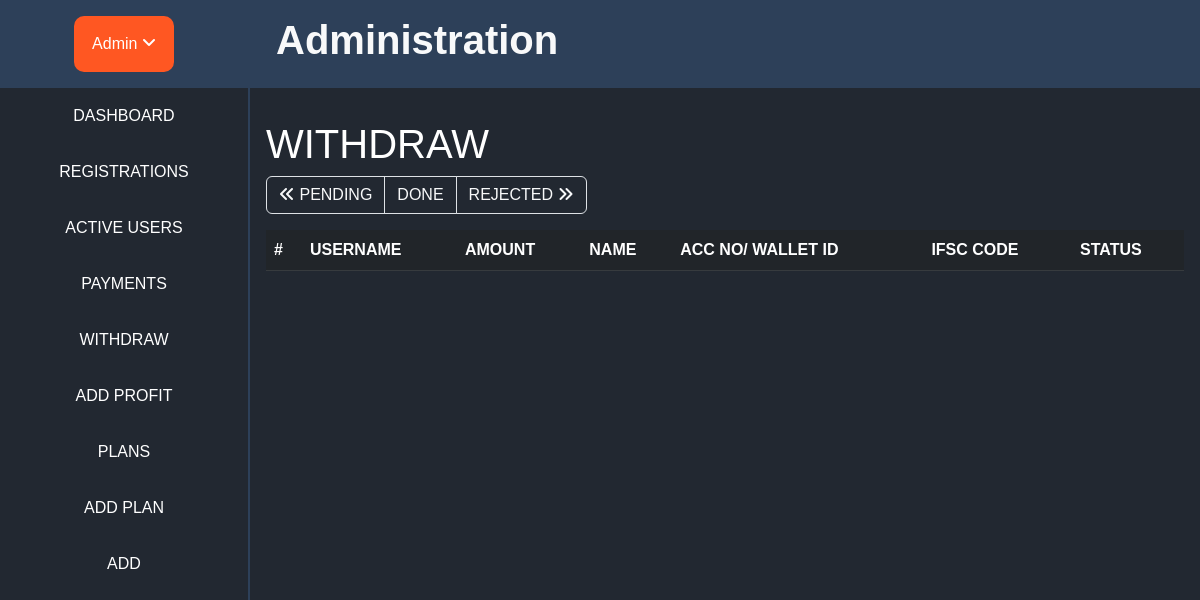
/moderator/withdraw/done (signed in), run on an earlier commit of the app's database.
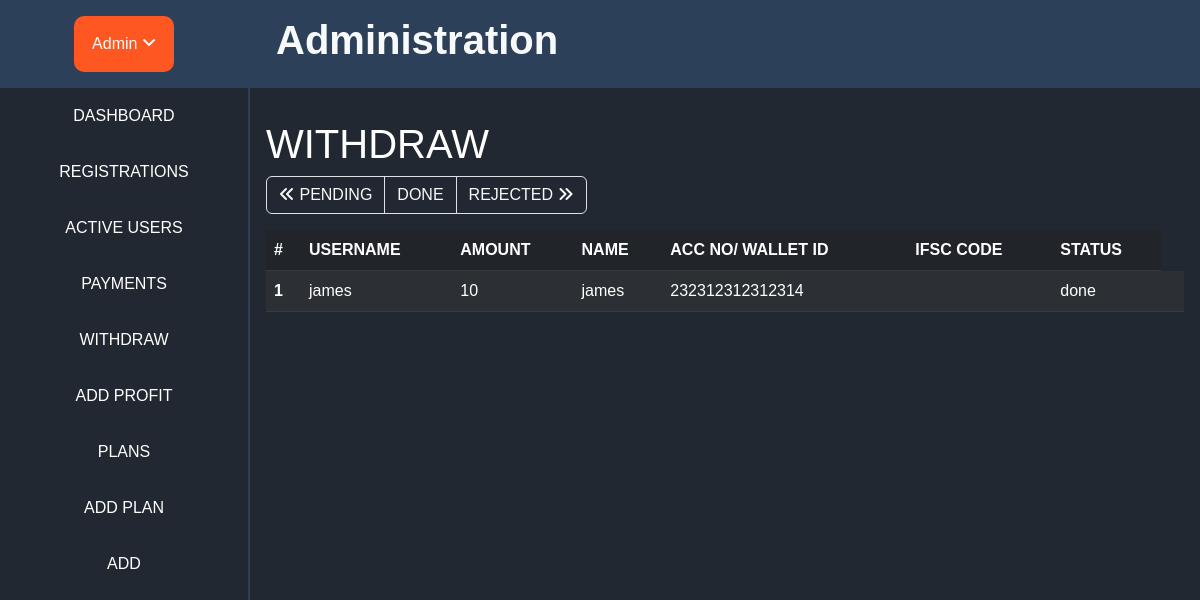
And on a later commit of the database.
### home/models.py (models this page shows)
class Withdraw(models.Model):
    user = models.ForeignKey(User, on_delete=models.CASCADE)
    withdraw_amount = models.CharField(max_length=100)
    account_name = models.CharField(max_length=100)
    account_no = models.CharField(max_length=100, null=True)
    wallet_id = models.CharField(max_length=100, null=True)
    ifsc_code = models.CharField(max_length=100, null=True)
    withdraw_status = models.CharField(max_length=100)

### home/views.py (the view, shortened to what this page needs)
# urls.py: path('moderator/withdraw/<str:status>', login_required(views.ModWithdraw_view.as_view()), name='mod_withdraw'),
class ModWithdraw_view(View):
    def get(self,request, **kwargs):
        status = kwargs["status"]
        context = {
            "withdraws": models.Withdraw.objects.filter(withdraw_status=status),
            "status": status,
        }
        return render(request, 'mod/withdraw.html', context=context)

### templates/mod/withdraw.html (shortened to what this page needs)
{% extends 'mod/admbase.html' %}
{% block content%}
<div>
<h1> WITHDRAW </h1>
</div>
<nav>
  <ul class="pagination">
    <li class="page-item"><a class="page-link text-light"  style="background-color: #222831;" href="{% url 'mod_withdraw' status='pending' %}"><i class="fa-solid fa-angles-left"></i> PENDING</a></li>
    <li class="page-item"><a class="page-link text-light"  style="background-color: #222831;" href="{% url 'mod_withdraw' status='done' %}"> DONE</a></li>
    <li class="page-item"><a class="page-link text-light"  style="background-color: #222831;" href="{% url 'mod_withdraw' status='rejected' %}">REJECTED  <i class="fa-solid fa-angles-right"></i></a></li>
  </ul>
</nav>
<div style="overflow-y: scroll;">
<table class="table table-dark table-striped">
  <thead>
      <tr>
        <th scope="col">#</th>
        <th scope="col">USERNAME</th>
        <th scope="col">AMOUNT</th>
        <th scope="col">NAME</th>
        <th scope="col">ACC NO/ WALLET ID</th>
        <th scope="col">IFSC CODE</th>
        <th scope="col">STATUS</th>
      </tr>
    </thead>
    <tbody>
      {% for withdraw in withdraws %}
      <tr>
        <th scope="row">{{ forloop.counter }}</th>
        <td>{{ withdraw.user.username }}</td>
        <td>{{ withdraw.withdraw_amount }}</td>
        <td>{{ withdraw.account_name }}</td>
        {% if withdraw.account_no != None %}
        <td>{{ withdraw.account_no }}</td>
        {% elif withdraw.account_no == None %}
        <td>{{ withdraw.wallet_id }}</td>
        {% endif %}
        <td>
        </td>
        <td>{{ withdraw.withdraw_status }}</td>
        <td>
        </td>
      </tr>
      {% endfor %}
    </tbody>
  </table>
  </div>
{% endblock %}

What changed in the data, as far as the page shows it:
added Withdraw: user.username "james", withdraw_amount "10", account_name "james", wallet_id "232312312312314", withdraw_status "done"
